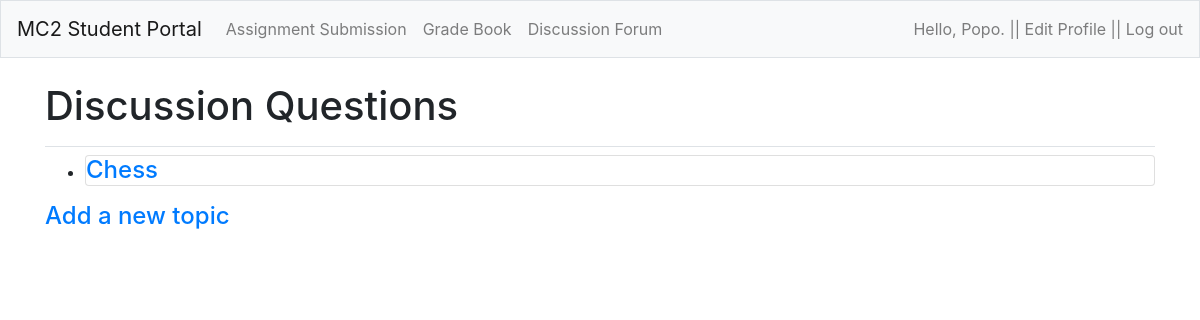
Page /topics/ (signed in) on the earlier database version.
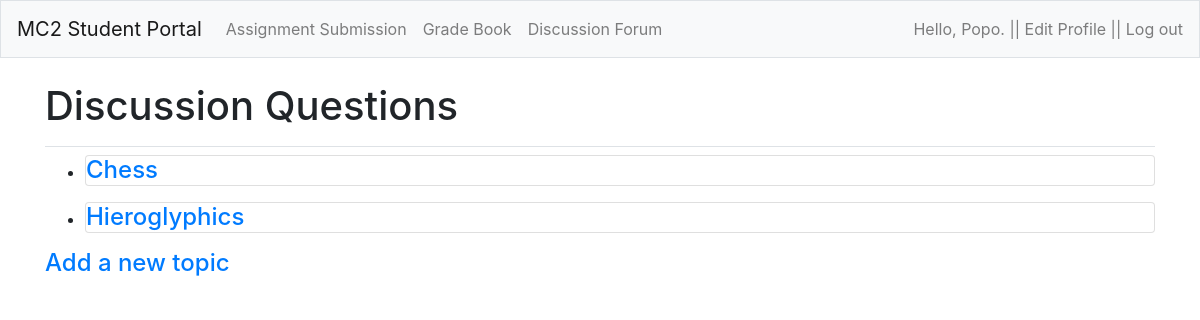
Same page on the later database version.
### account/models.py (models this page shows, shortened)
class Account(AbstractBaseUser):
	email 					= models.EmailField(verbose_name="email", max_length=60, unique=True)
	username				= models.CharField(max_length=30, unique=True)
	date_joined				= models.DateTimeField(verbose_name='date joined', auto_now_add=True)
	last_login				= models.DateTimeField(verbose_name='last login', auto_now=True)
	is_admin				= models.BooleanField(default=False)
	is_active				= models.BooleanField(default=True)
	is_staff				= models.BooleanField(default=False)
	is_superuser			= models.BooleanField(default=False)
	USERNAME_FIELD = 'email'
	REQUIRED_FIELDS = ['username', ]
	objects = MyAccountManager()

### student_portals/models.py (models this page shows)
class Topic(models.Model):
	text = models.CharField(max_length=200) # Set the number maximum of words to 200
	date_added = models.DateTimeField(auto_now_add=True)
	owner = models.ForeignKey(Account, on_delete=models.CASCADE)
	def __str__(self):
	 	return self.text

### student_portals/views.py (the view)
# urls.py: path('topics/', views.topics, name='topics'),
@login_required
def topics(request):
	topics = Topic.objects.filter(owner=request.user).order_by('date_added')
	context = {'topics': topics}
	return render(request, 'student_portals/topics.html', context)

### student_portals/templates/student_portals/topics.html
{% extends "student_portals/base.html" %}
{% block page_header %}
<div >
  <h1>Discussion Questions</h1>
</div>
{% endblock page_header %}
{% block content %}
  <div>
    <ul>
      {% for topic in topics %}
        <li><h4>
          <div class="card mb-3">
            <a href="{% url 'student_portals:topic' topic.id %}">{{ topic }}</a>
          </div>
        </h4></li>
      {% empty %}
        <li><h4>No topics have been added yet.</h4></li>
      {% endfor %}
    </ul>
    <h4><a href="{% url 'student_portals:new_topic' %}">Add a new topic</a></h4>
  </div>
{% endblock content %}

### student_portals/templates/student_portals/base.html (shortened to what this page needs)
{% load bootstrap4 %}
<!DOCTYPE html>
<html lang="en">
<head>
  {% bootstrap_css %}
</head>
<body>
  <nav class="navbar navbar-expand-md navbar-light bg-light mb-4 border">
  	<a class="navbar-brand" href="{% url 'student_portals:index' %}">
  		MC2 Student Portal
  	</a>
  	<div class="collapse navbar-collapse" id="navbarCollapse">
  	  <ul class="navbar-nav mr-auto">
        {% if user.is_authenticated %}
          <li class="nav-item">
            <a class="nav-link" href="{% url 'student_portals:assignment_submission' %}">Assignment Submission</a>
          </li>
          <li class="nav-item">
            <a class="nav-link" href="{% url 'student_portals:grade_book' %}">Grade Book</a>
          </li>
    	  	<li class="nav-item">
    	  	  <a class="nav-link" href="{% url 'student_portals:topics' %}">Discussion Forum</a>
    	  	</li>
        {% else %}
          <li class="nav-item">
            <span class="navbar-text">Knowledge Is Power! </span>
          </li>
        {% endif %}
  	  </ul>
  	  <ul class="navbar-nav ml-auto">
  	  	{% if user.is_authenticated %}
  	  	  <li class="nav-item">
  	  	  	<span class="navbar-text">Hello, {{ user.username }}. | </span>
  	  	  </li>
          <li class="nav-item">
            <a class="navbar-text" href="{% url 'account:edit_profile' %}">| Edit Profile |</a>
          </li>
  	  	  <li class="nav-item">
  	  	  	<a class="navbar-text" href="{% url 'account:logout' %}"> | Log out</a>
  	  	  </li>
  	  	{% endif %}
  	  </ul>
  	</div>
  </nav>
  <main role="main" class="container">
    <div class="pb-2 mb-2 border-bottom">
  	  {% block page_header %}{% endblock page_header %}
  	</div>
  	<div>
  	  {% block content %}{% endblock content %}
  	</div>
  </main>
</body>
</html>

Differences in the rows shown:
added Topic: text "Hieroglyphics"
